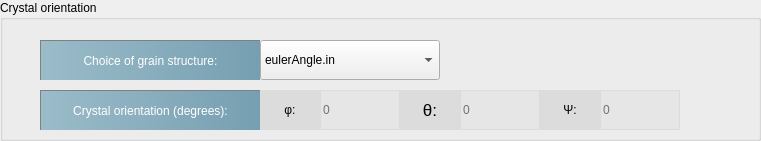
    <widget class="QGroupBox" name="groupBox_5">
     <property name="geometry">
      <rect>
       <x>70</x>
       <y>360</y>
       <width>761</width>
       <height>141</height>
      </rect>
     </property>
     <property name="styleSheet">
      <string notr="true">QLineEdit{
	background-color:rgb(230,230,230);
border:1px solid rgb(220,220,220);
min-width:78px;
min-height:38px;
qproperty-alignment: AlignCenter;
}

QLineEdit::hover, QLineEdit:focus{
	background-color:rgb(255,255,255);
}

QLineEdit:focus{
	background-color:rgb(255,255,255);
}

QLabel{
background-color:rgb(220, 220, 220);
qproperty-alignment: AlignCenter;

}</string>
     </property>
     <property name="title">
      <string>Crystal orientation</string>
     </property>
     <widget class="QLabel" name="label_38">
      <property name="geometry">
       <rect>
        <x>40</x>
        <y>40</y>
        <width>220</width>
        <height>40</height>
       </rect>
      </property>
      <property name="minimumSize">
       <size>
        <width>0</width>
        <height>20</height>
       </size>
      </property>
      <property name="styleSheet">
       <string notr="true">QLabel{
	background-color: qlineargradient(spread:pad, x1:0, y1:0, x2:1, y2:0, stop:0 rgba(155, 188, 201, 255), stop:1 rgba(118, 159, 177, 255))	;
	padding:5px 10px;
width:200px;
height:20px;
	color:white;
border-left: 1px solid gray;
border-top:1px solid gray;
qproperty-alignment: AlignCenter;
width:180px;
height:40px;
}

</string>
      </property>
      <property name="text">
       <string>Choice of grain structure:</string>
      </property>
      <property name="alignment">
       <set>Qt::AlignCenter</set>
      </property>
     </widget>
     <widget class="QLabel" name="polar_LB">
      <property name="geometry">
       <rect>
        <x>40</x>
        <y>90</y>
        <width>220</width>
        <height>40</height>
       </rect>
      </property>
      <property name="minimumSize">
       <size>
        <width>0</width>
        <height>20</height>
       </size>
      </property>
      <property name="styleSheet">
       <string notr="true">QLabel{
	background-color: qlineargradient(spread:pad, x1:0, y1:0, x2:1, y2:0, stop:0 rgba(155, 188, 201, 255), stop:1 rgba(118, 159, 177, 255))	;
	padding:5px 10px;
width:200px;
height:20px;
	color:white;
border-left: 1px solid gray;
border-top:1px solid gray;
qproperty-alignment: AlignCenter;
width:180px;
height:40px;
}

</string>
      </property>
      <property name="text">
       <string>Crystal orientation (degrees):</string>
      </property>
      <property name="alignment">
       <set>Qt::AlignCenter</set>
      </property>
     </widget>
     <widget class="QLabel" name="phi_LB">
      <property name="geometry">
       <rect>
        <x>260</x>
        <y>90</y>
        <width>60</width>
        <height>40</height>
       </rect>
      </property>
      <property name="minimumSize">
       <size>
        <width>60</width>
        <height>20</height>
       </size>
      </property>
      <property name="maximumSize">
       <size>
        <width>60</width>
        <height>16777215</height>
       </size>
      </property>
      <property name="toolTip">
       <string>&lt;html&gt;&lt;head/&gt;&lt;body&gt;&lt;p&gt;Euler angles phi (degrees) of the single crystal orientation (only for choiceGrainStruct=1).&lt;/p&gt;&lt;/body&gt;&lt;/html&gt;</string>
      </property>
      <property name="text">
       <string>φ:</string>
      </property>
      <property name="alignment">
       <set>Qt::AlignCenter</set>
      </property>
     </widget>
     <widget class="QLineEdit" name="phi_LE">
      <property name="geometry">
       <rect>
        <x>320</x>
        <y>90</y>
        <width>80</width>
        <height>40</height>
       </rect>
      </property>
      <property name="minimumSize">
       <size>
        <width>80</width>
        <height>40</height>
       </size>
      </property>
      <property name="maximumSize">
       <size>
        <width>80</width>
        <height>16777215</height>
       </size>
      </property>
      <property name="toolTip">
       <string>&lt;html&gt;&lt;head/&gt;&lt;body&gt;&lt;p&gt;Euler angles phi (degrees) of the single crystal orientation (only for choiceGrainStruct=1).&lt;/p&gt;&lt;/body&gt;&lt;/html&gt;</string>
      </property>
      <property name="placeholderText">
       <string>0</string>
      </property>
     </widget>
     <widget class="QLabel" name="theta_LB">
      <property name="geometry">
       <rect>
        <x>400</x>
        <y>90</y>
        <width>60</width>
        <height>40</height>
       </rect>
      </property>
      <property name="minimumSize">
       <size>
        <width>60</width>
        <height>20</height>
       </size>
      </property>
      <property name="maximumSize">
       <size>
        <width>60</width>
        <height>16777215</height>
       </size>
      </property>
      <property name="toolTip">
       <string>&lt;html&gt;&lt;head/&gt;&lt;body&gt;&lt;p&gt;Euler angles theta (degrees) of the single crystal orientation (only for choiceGrainStruct=1).&lt;/p&gt;&lt;/body&gt;&lt;/html&gt;</string>
      </property>
      <property name="text">
       <string>&lt;!DOCTYPE HTML PUBLIC &quot;-//W3C//DTD HTML 4.0//EN&quot; &quot;http://www.w3.org/TR/REC-html40/strict.dtd&quot;&gt;
&lt;html&gt;&lt;head&gt;&lt;meta name=&quot;qrichtext&quot; content=&quot;1&quot; /&gt;&lt;style type=&quot;text/css&quot;&gt;
p, li { white-space: pre-wrap; }
&lt;/style&gt;&lt;/head&gt;&lt;body style=&quot; font-family:'.SF NS Text'; font-size:13pt; font-weight:400; font-style:normal;&quot;&gt;
&lt;p style=&quot; margin-top:12px; margin-bottom:12px; margin-left:0px; margin-right:0px; -qt-block-indent:0; text-indent:0px;&quot;&gt;θ:&lt;/p&gt;&lt;/body&gt;&lt;/html&gt;</string>
      </property>
      <property name="alignment">
       <set>Qt::AlignCenter</set>
      </property>
     </widget>
     <widget class="QLineEdit" name="theta_LE">
      <property name="geometry">
       <rect>
        <x>460</x>
        <y>90</y>
        <width>80</width>
        <height>40</height>
       </rect>
      </property>
      <property name="minimumSize">
       <size>
        <width>80</width>
        <height>40</height>
       </size>
      </property>
      <property name="maximumSize">
       <size>
        <width>80</width>
        <height>16777215</height>
       </size>
      </property>
      <property name="toolTip">
       <string>&lt;html&gt;&lt;head/&gt;&lt;body&gt;&lt;p&gt;Euler angles theta (degrees) of the single crystal orientation (only for choiceGrainStruct=1).&lt;/p&gt;&lt;/body&gt;&lt;/html&gt;</string>
      </property>
      <property name="placeholderText">
       <string>0</string>
      </property>
     </widget>
     <widget class="QLabel" name="psi_LB">
      <property name="geometry">
       <rect>
        <x>540</x>
        <y>90</y>
        <width>60</width>
        <height>40</height>
       </rect>
      </property>
      <property name="minimumSize">
       <size>
        <width>60</width>
        <height>20</height>
       </size>
      </property>
      <property name="maximumSize">
       <size>
        <width>60</width>
        <height>16777215</height>
       </size>
      </property>
      <property name="toolTip">
       <string>&lt;html&gt;&lt;head/&gt;&lt;body&gt;&lt;p&gt;Euler angles psi (degrees) of the single crystal orientation (only for choiceGrainStruct=1).&lt;/p&gt;&lt;/body&gt;&lt;/html&gt;</string>
      </property>
      <property name="text">
       <string>&lt;html&gt;&lt;head/&gt;&lt;body&gt;&lt;p&gt;Ψ:&lt;/p&gt;&lt;/body&gt;&lt;/html&gt;</string>
      </property>
      <property name="alignment">
       <set>Qt::AlignCenter</set>
      </property>
     </widget>
     <widget class="QLineEdit" name="psi_LE">
      <property name="geometry">
       <rect>
        <x>600</x>
        <y>90</y>
        <width>80</width>
        <height>40</height>
       </rect>
      </property>
      <property name="minimumSize">
       <size>
        <width>80</width>
        <height>40</height>
       </size>
      </property>
      <property name="maximumSize">
       <size>
        <width>80</width>
        <height>16777215</height>
       </size>
      </property>
      <property name="toolTip">
       <string>&lt;html&gt;&lt;head/&gt;&lt;body&gt;&lt;p&gt;Euler angles psi (degrees) of the single crystal orientation (only for choiceGrainStruct=1).&lt;/p&gt;&lt;/body&gt;&lt;/html&gt;</string>
      </property>
      <property name="placeholderText">
       <string>0</string>
      </property>
     </widget>
     <widget class="QComboBox" name="choiceGrainStruct_Combo">
      <property name="geometry">
       <rect>
        <x>260</x>
        <y>40</y>
        <width>180</width>
        <height>40</height>
       </rect>
      </property>
      <property name="minimumSize">
       <size>
        <width>104</width>
        <height>40</height>
       </size>
      </property>
      <property name="maximumSize">
       <size>
        <width>1000</width>
        <height>16777215</height>
       </size>
      </property>
      <property name="toolTip">
       <string>&lt;html&gt;&lt;head/&gt;&lt;body&gt;&lt;p&gt;Grain structure: &lt;/p&gt;&lt;p&gt;0 means Euler angles (degrees) array in 'eulerAng.in'. &lt;/p&gt;&lt;p&gt;1 means single crystal with specified Euler angles.&lt;/p&gt;&lt;/body&gt;&lt;/html&gt;</string>
      </property>
      <property name="editable">
       <bool>false</bool>
      </property>
      <item>
       <property name="text">
        <string>eulerAngle.in</string>
       </property>
      </item>
      <item>
       <property name="text">
        <string>Single crystal</string>
       </property>
      </item>
     </widget>
    </widget>
